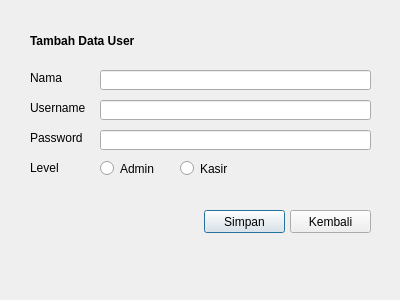
<?xml version="1.0" encoding="UTF-8"?>
<ui version="4.0">
 <class>Dialog</class>
 <widget class="QDialog" name="Dialog">
  <property name="geometry">
   <rect>
    <x>0</x>
    <y>0</y>
    <width>400</width>
    <height>300</height>
   </rect>
  </property>
  <property name="windowTitle">
   <string>Dialog</string>
  </property>
  <widget class="QLabel" name="label">
   <property name="geometry">
    <rect>
     <x>30</x>
     <y>30</y>
     <width>111</width>
     <height>21</height>
    </rect>
   </property>
   <property name="font">
    <font>
     <weight>75</weight>
     <bold>true</bold>
    </font>
   </property>
   <property name="text">
    <string>Tambah Data User</string>
   </property>
  </widget>
  <widget class="QRadioButton" name="radioButton">
   <property name="geometry">
    <rect>
     <x>100</x>
     <y>160</y>
     <width>61</width>
     <height>17</height>
    </rect>
   </property>
   <property name="text">
    <string>Admin</string>
   </property>
  </widget>
  <widget class="QLineEdit" name="lineEdit_3">
   <property name="geometry">
    <rect>
     <x>100</x>
     <y>130</y>
     <width>271</width>
     <height>20</height>
    </rect>
   </property>
  </widget>
  <widget class="QRadioButton" name="radioButton_2">
   <property name="geometry">
    <rect>
     <x>180</x>
     <y>160</y>
     <width>61</width>
     <height>17</height>
    </rect>
   </property>
   <property name="text">
    <string>Kasir</string>
   </property>
  </widget>
  <widget class="QPushButton" name="pushButton">
   <property name="geometry">
    <rect>
     <x>204</x>
     <y>210</y>
     <width>81</width>
     <height>23</height>
    </rect>
   </property>
   <property name="text">
    <string>Simpan</string>
   </property>
  </widget>
  <widget class="QLabel" name="label_5">
   <property name="geometry">
    <rect>
     <x>30</x>
     <y>160</y>
     <width>61</width>
     <height>16</height>
    </rect>
   </property>
   <property name="text">
    <string>Level          :</string>
   </property>
  </widget>
  <widget class="QLineEdit" name="lineEdit_2">
   <property name="geometry">
    <rect>
     <x>100</x>
     <y>100</y>
     <width>271</width>
     <height>20</height>
    </rect>
   </property>
  </widget>
  <widget class="QLabel" name="label_4">
   <property name="geometry">
    <rect>
     <x>30</x>
     <y>130</y>
     <width>61</width>
     <height>16</height>
    </rect>
   </property>
   <property name="text">
    <string>Password   :</string>
   </property>
  </widget>
  <widget class="QPushButton" name="pushButton_2">
   <property name="geometry">
    <rect>
     <x>290</x>
     <y>210</y>
     <width>81</width>
     <height>23</height>
    </rect>
   </property>
   <property name="text">
    <string>Kembali</string>
   </property>
  </widget>
  <widget class="QLabel" name="label_2">
   <property name="geometry">
    <rect>
     <x>30</x>
     <y>70</y>
     <width>61</width>
     <height>16</height>
    </rect>
   </property>
   <property name="text">
    <string>Nama         :</string>
   </property>
  </widget>
  <widget class="QLabel" name="label_3">
   <property name="geometry">
    <rect>
     <x>30</x>
     <y>100</y>
     <width>61</width>
     <height>16</height>
    </rect>
   </property>
   <property name="text">
    <string>Username  :</string>
   </property>
  </widget>
  <widget class="QLineEdit" name="lineEdit">
   <property name="geometry">
    <rect>
     <x>100</x>
     <y>70</y>
     <width>271</width>
     <height>20</height>
    </rect>
   </property>
  </widget>
 </widget>
 <resources/>
 <connections/>
</ui>
